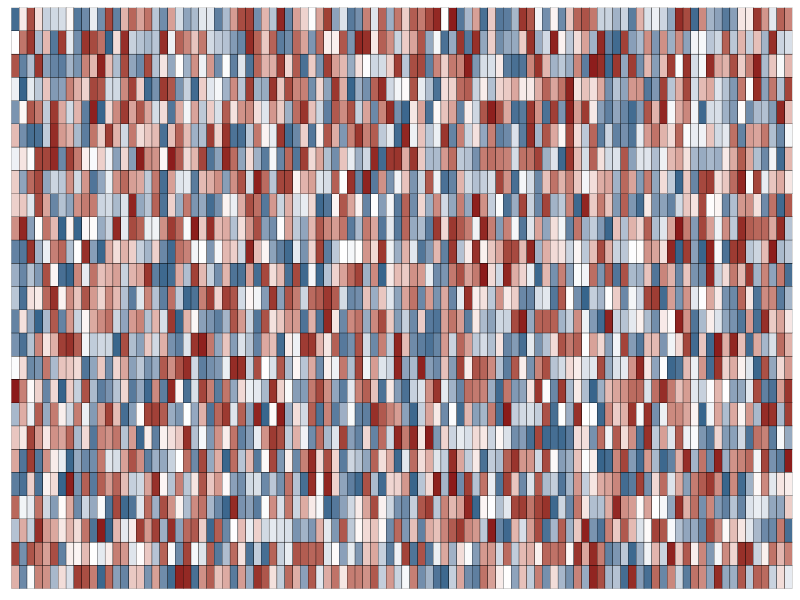
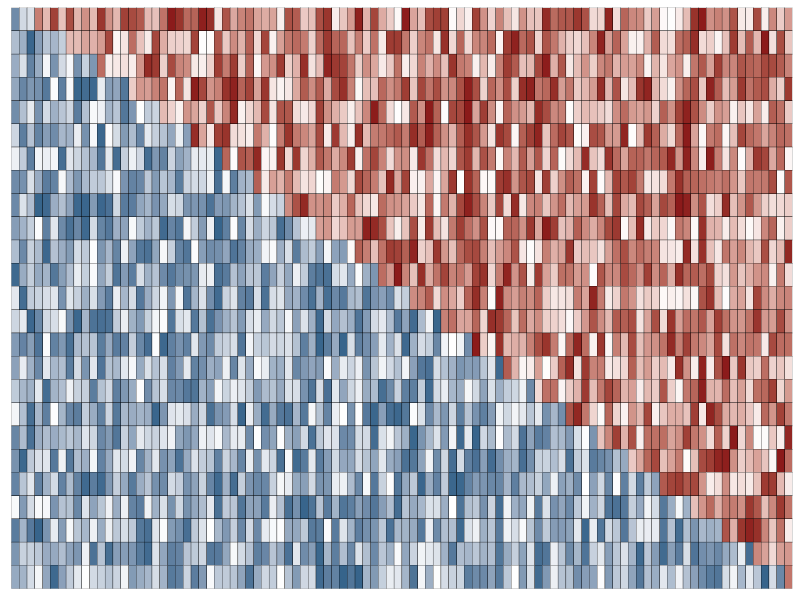
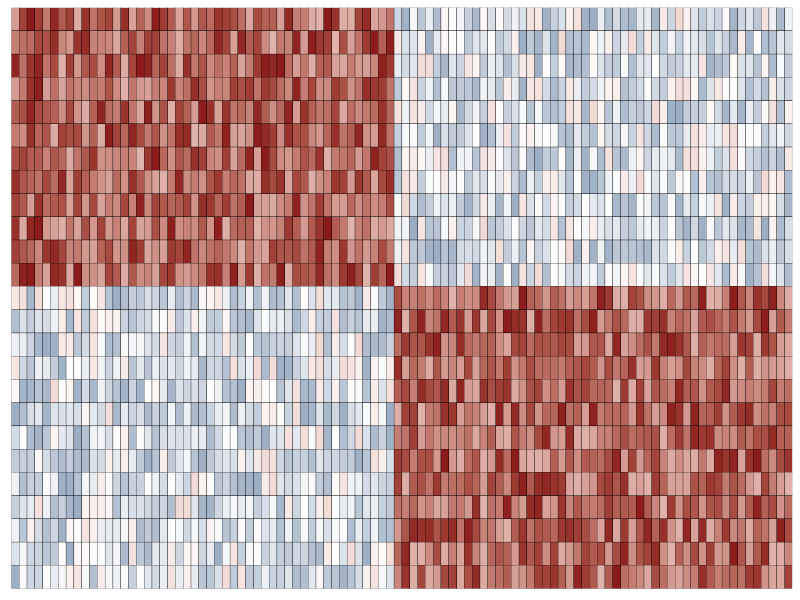
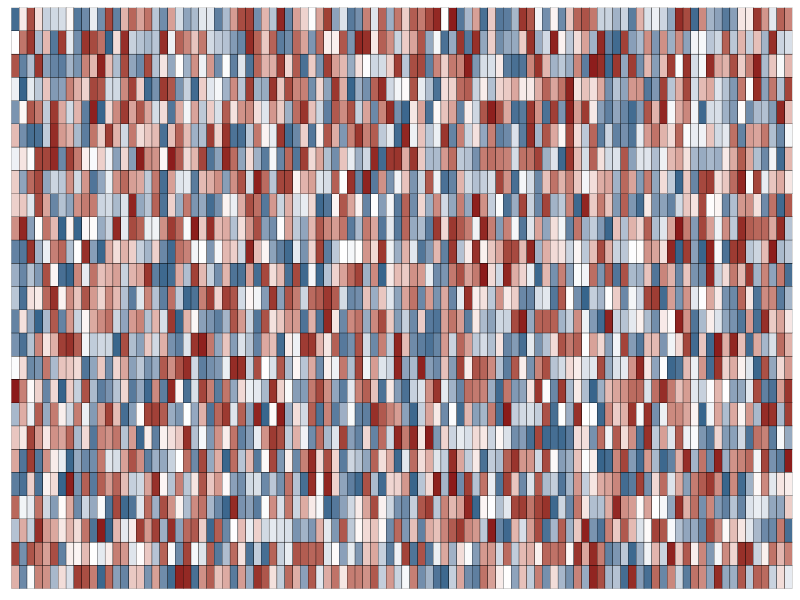
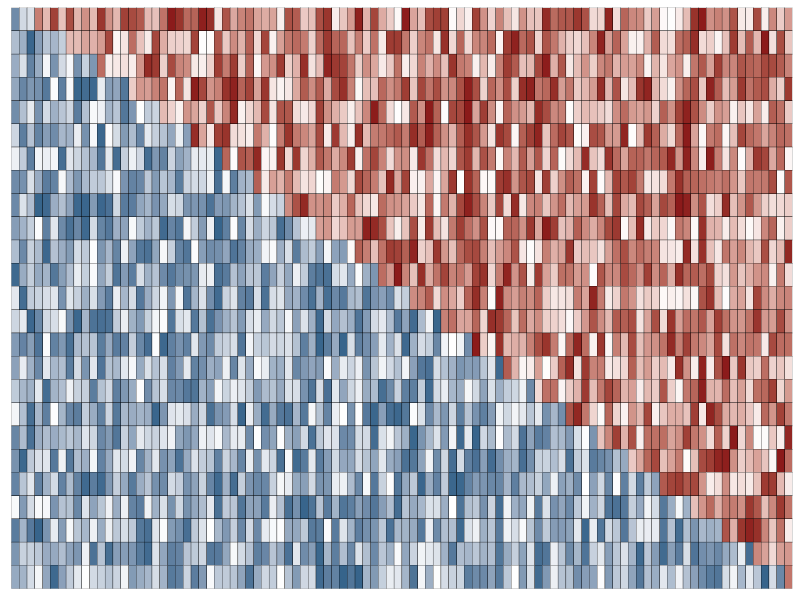
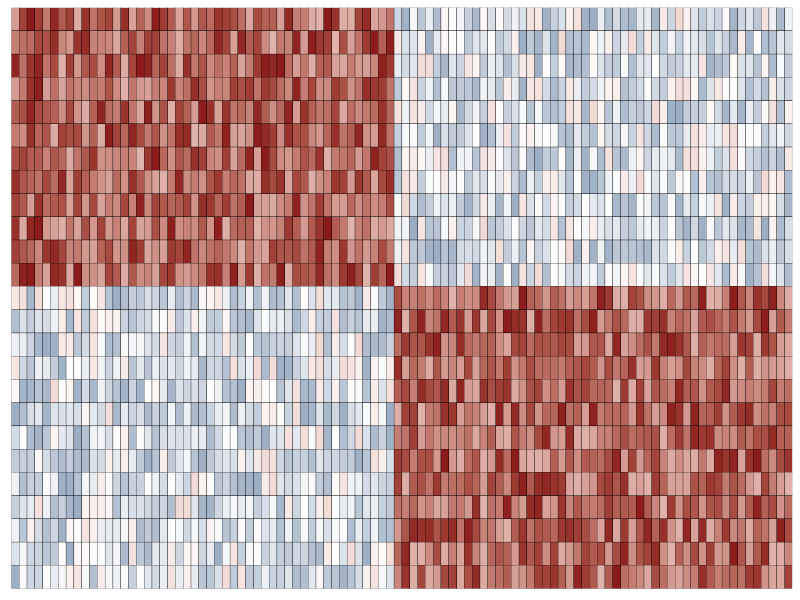

These figures' R source, in order:
library(ggplot2)
library(reshape2)

S <- 100
mat <- matrix(runif(S*S/4, -1, 1), S, S/4)
plotdata <- melt(mat)
ggplot(plotdata, aes(x=Var1, y=Var2, fill=value)) +
    geom_tile(colour='black') +
    scale_x_continuous(expand=c(0,0)) + scale_y_continuous(expand=c(0,0)) + 
    scale_fill_gradient2(high='steelblue4', mid='white', low='firebrick4', midpoint=0) +
    theme(axis.text=element_blank(),
          axis.title=element_blank(),
          axis.ticks=element_blank(),
          legend.position='none')
ggsave('../Images/MatBanner.png', width=12, height=3, units='in', dpi=600)


S <- 100
mat <- matrix(runif(S*S/4, -1, 1), S, S/4)
for (ii in 1:nrow(mat)) {
    for (jj in 1:ncol(mat)) {
        if (jj <= ii/4) mat[ii,jj] <- mat[ii,jj] - 1 else mat[ii,jj] <- mat[ii,jj] + 1
    }
}
plotdata <- melt(mat)
ggplot(plotdata, aes(x=Var1, y=-Var2, fill=value)) +
    geom_tile(colour='black') +
    scale_x_continuous(expand=c(0,0)) + scale_y_continuous(expand=c(0,0)) + 
    scale_fill_gradient2(high='steelblue4', mid='white', low='firebrick4', midpoint=0) +
    theme(axis.text=element_blank(),
          axis.title=element_blank(),
          axis.ticks=element_blank(),
          legend.position='none')
ggsave('../Images/MatBanner2.png', width=12, height=3, units='in', dpi=600)


S <- 100
mat <- matrix(runif(S*S/4, -1, 1), S, S/4)
for (ii in 1:nrow(mat)) {
    for (jj in 1:ncol(mat)) {
        if ((jj < ncol(mat)/2 & ii < nrow(mat)/2) |
            (jj >= ncol(mat)/2 & ii >= nrow(mat)/2)) {
            mat[ii,jj] <- mat[ii,jj] - 2
        } else mat[ii,jj] <- mat[ii,jj] + 0.5
    }
}
plotdata <- melt(mat)
ggplot(plotdata, aes(x=Var1, y=-Var2, fill=value)) +
    geom_tile(colour='black') +
    scale_x_continuous(expand=c(0,0)) + scale_y_continuous(expand=c(0,0)) + 
    scale_fill_gradient2(high='steelblue4', mid='white', low='firebrick4', midpoint=0) +
    theme(axis.text=element_blank(),
          axis.title=element_blank(),
          axis.ticks=element_blank(),
          legend.position='none')
ggsave('../Images/MatBanner3.png', width=12, height=3, units='in', dpi=600)
